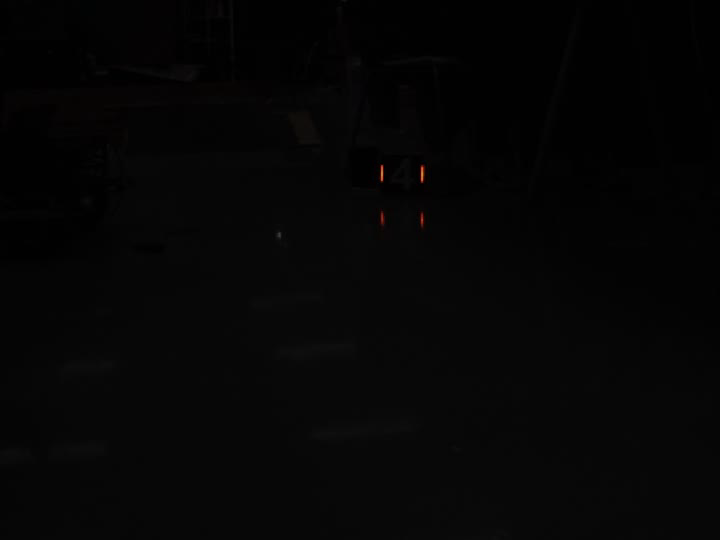
//> input picture frame 10 of data/input.avi, 720 x 540 px
$ ./main   (built with g++ and OpenCV 4)
//> lines starting //> are read from the running program, lines starting //| are printed output that depends on the picture; after the words box and inside, x2 and y2 are one past the last pixel; in counts of white or black regions, pixels touching at a corner belong together
#include <opencv2/opencv.hpp>
#include <algorithm>
#include <cmath>
#include <iostream>
#include <vector>

struct Light {
    cv::Point2f top;
    cv::Point2f bottom;
    cv::Point2f center;
};

int main() {
    std::string inputPath = "../data/input.avi";
    std::string outputPath = "out.avi";

    cv::VideoCapture capture(inputPath);

    if (!capture.isOpened()) {
        std::cout << "Cannot open input video." << std::endl;
        return 1;
    }

    double fps = capture.get(cv::CAP_PROP_FPS);
    if (!std::isfinite(fps) || fps <= 0) {
        fps = 30;
    }

    int delay = std::max(1, static_cast<int>(1000.0 / fps));

    cv::VideoWriter writer;
    cv::Mat frame;

    while (capture.read(frame)) {
//> frame is the input picture: 540 rows x 720 cols, CV_8UC3; mean B, G, R 5.1, 5.1, 5.2
        if (frame.empty()) {
            break;
        }

        cv::Mat gray, brightMask;
        cv::cvtColor(frame, gray, cv::COLOR_BGR2GRAY);
        cv::threshold(gray, brightMask, 60, 255, cv::THRESH_BINARY);
//> brightMask: 540 rows x 720 cols, CV_8UC1; 0.02% white in thin lines or dots, all inside (x1, y1, x2, y2) = (279, 165, 424, 236)

        std::vector<cv::Mat> channels;
        cv::split(frame, channels);

        cv::Mat difference, redMask;
        cv::subtract(channels[2], channels[0], difference);
        cv::threshold(difference, redMask, 40, 255, cv::THRESH_BINARY);
//> redMask: 540 rows x 720 cols, CV_8UC1; 0.06% white; 4 white regions, box (x1, y1, x2, y2) and area: (420, 165, 425, 183) 76, (380, 164, 384, 182) 70, (380, 212, 384, 224) 46, (420, 212, 424, 224) 42

        cv::Mat mask;
        cv::bitwise_and(brightMask, redMask, mask);
//> mask: 540 rows x 720 cols, CV_8UC1; 0.02% white in thin lines or dots, all inside (x1, y1, x2, y2) = (381, 165, 424, 223)

        cv::Mat kernel = cv::getStructuringElement(
            cv::MORPH_RECT, cv::Size(3, 3));
        cv::morphologyEx(mask, mask, cv::MORPH_CLOSE, kernel);

        std::vector<std::vector<cv::Point>> contours;
        cv::findContours(
            mask, contours, cv::RETR_EXTERNAL, cv::CHAIN_APPROX_SIMPLE);
//> contours = 4 contours, all with area under 20

        std::vector<Light> lights;

        for (const auto& contour : contours) {
            if (cv::contourArea(contour) < 8) {
                continue;
            }

            cv::RotatedRect rect = cv::minAreaRect(contour);

            cv::Point2f points[4];
            rect.points(points);

            double edge1 = cv::norm(points[1] - points[0]);
            double edge2 = cv::norm(points[2] - points[1]);

            double length = std::max(edge1, edge2);
            double width = std::min(edge1, edge2);

            if (width < 1 || length < 6) {
                continue;
            }

            double ratio = length / width;

            if (ratio < 2 || ratio > 25) {
                continue;
            }

            cv::Point2f top, bottom;

            if (edge1 < edge2) {
                top = (points[0] + points[1]) * 0.5f;
                bottom = (points[2] + points[3]) * 0.5f;
            } else {
                top = (points[1] + points[2]) * 0.5f;
                bottom = (points[3] + points[0]) * 0.5f;
            }

            if (top.y > bottom.y) {
                std::swap(top, bottom);
            }

            float dx = std::abs(bottom.x - top.x);
            float dy = std::abs(bottom.y - top.y);

            if (dx > dy) {
                continue;
            }

            Light light;
            light.top = top;
            light.bottom = bottom;
            light.center = rect.center;

            lights.push_back(light);
        }
//> this loop made 4 passes
//> (rect, edge1, edge2, length, width, ratio, dx, dy) on passes 3 to 4: (centre (422, 173.5), size (15, 2), angle -90, 2, 15, 15, 2, 7.5, 0, 15), (centre (381.5, 172.5), size (15, 1), angle -90, 1, 15, 15, 1, 15, 0, 15)

        if (lights.size() == 2) {
            if (lights[0].center.x > lights[1].center.x) {
                std::swap(lights[0], lights[1]);
            }

            cv::line(frame, lights[0].top, lights[1].top,
                     cv::Scalar(0, 255, 0), 2);
//> frame: 540 rows x 720 cols, CV_8UC3; 124 pixels changed, all inside (x1, y1, x2, y2) = (381, 164, 424, 168)

            cv::line(frame, lights[1].top, lights[1].bottom,
                     cv::Scalar(0, 255, 0), 2);
//> frame: 540 rows x 720 cols, CV_8UC3; mean B, G, R 5.1, 5.2, 5.2

            cv::line(frame, lights[1].bottom, lights[0].bottom,
                     cv::Scalar(0, 255, 0), 2);
//> frame: 540 rows x 720 cols, CV_8UC3; mean B, G, R 5.1, 5.3, 5.2

            cv::line(frame, lights[0].bottom, lights[0].top,
                     cv::Scalar(0, 255, 0), 2);
//> frame: 540 rows x 720 cols, CV_8UC3; mean B, G, R 5.1, 5.3, 5.2
        }

        cv::Mat maskBgr, result;
        cv::cvtColor(mask, maskBgr, cv::COLOR_GRAY2BGR);
        cv::hconcat(frame, maskBgr, result);
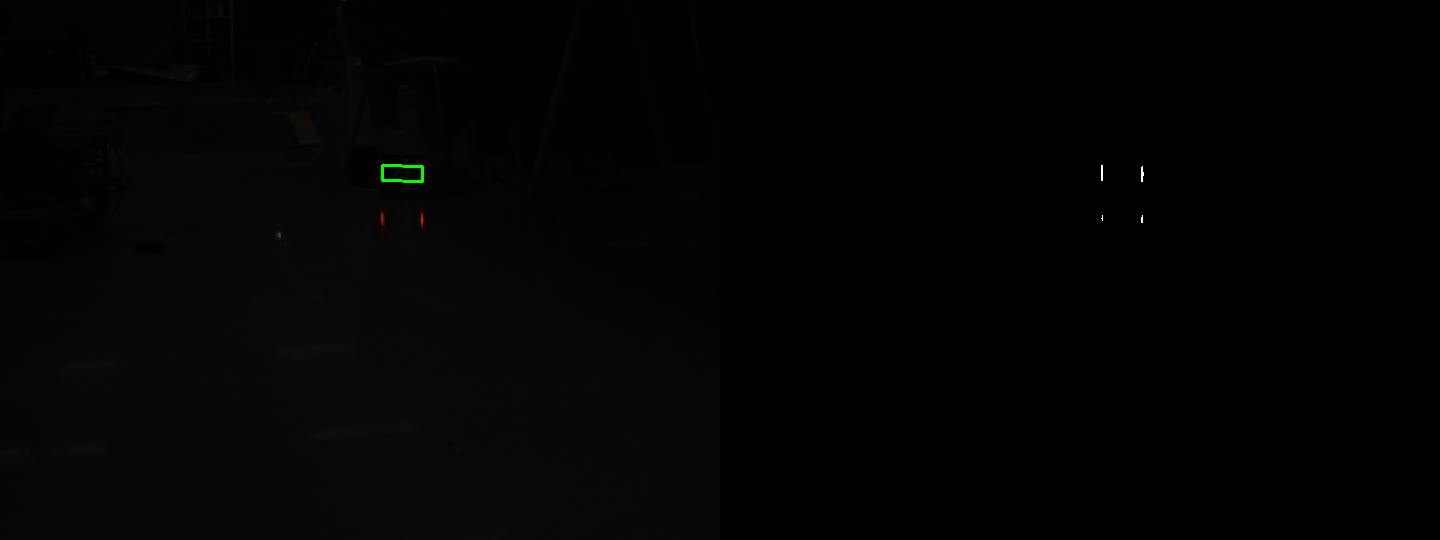
//> result: 540 rows x 1440 cols, CV_8UC3; mean B, G, R 2.6, 2.7, 2.6

        if (!writer.isOpened()) {
            writer.open(
                outputPath,
                cv::VideoWriter::fourcc('M', 'J', 'P', 'G'),
                fps,
                result.size()
            );

            if (!writer.isOpened()) {
                std::cout << "Cannot create output video." << std::endl;
                return 1;
            }
        }

        writer.write(result);
        cv::imshow("Result", result);

        if (cv::waitKey(delay) == 27) {
//> the Esc key is pressed
            break;
        }
    }

    capture.release();
    writer.release();
    cv::destroyAllWindows();

    return 0;
}

$ run again, starting later in the video
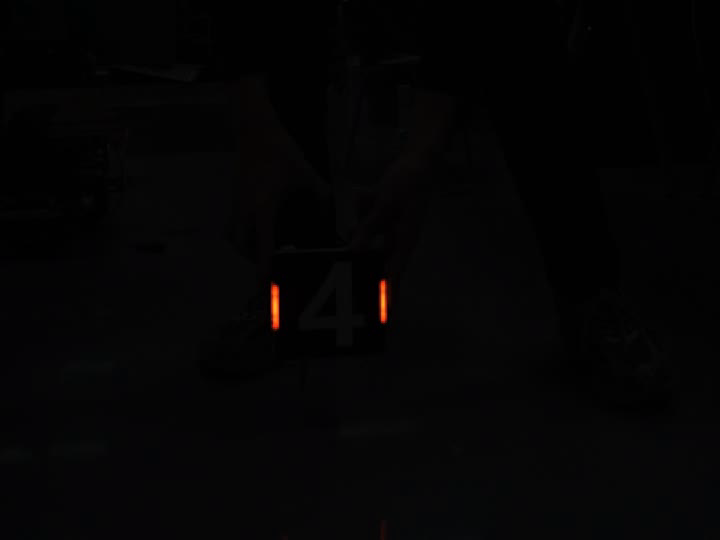
//> input picture frame 45 of data/input.avi, 720 x 540 px
//> frame is the input picture: 540 rows x 720 cols, CV_8UC3; mean B, G, R 4.2, 4, 4.4
//> brightMask: 540 rows x 720 cols, CV_8UC1; 0.14% white; 2 white regions, box (x1, y1, x2, y2) and area: (271, 285, 279, 329) 314, (380, 281, 387, 322) 233
//> redMask: 540 rows x 720 cols, CV_8UC1; 0.21% white; 2 white regions
//> contours = 2 contours; box (x1, y1, x2, y2) and area: (271, 285, 279, 329) 268, (380, 281, 387, 322) 189
//> the loop `for (const auto& contour : contours)` made 2 passes
//> (rect, edge1, edge2, length, width, ratio, dx, dy) on passes 1 to 2: (centre (274.5, 306.5), size (43, 7), angle -90, 7, 43, 43, 7, 6.14, 0, 43), (centre (383, 301), size (40, 6), angle -90, 6, 40, 40, 6, 6.67, 0, 40)
//> `cv::line(frame, lights[1].bottom, lights[0].bottom, cv::Scalar(0, 255,..`:
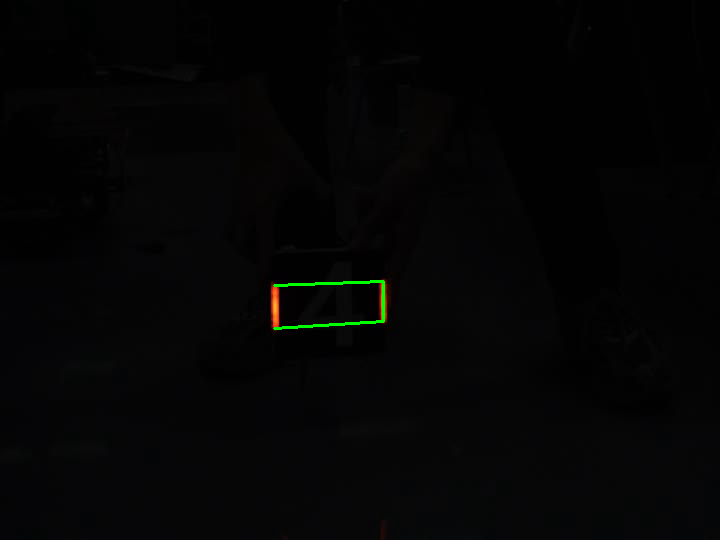
//> frame: 540 rows x 720 cols, CV_8UC3; mean B, G, R 4.2, 4.5, 4.3
//> `cv::hconcat(frame, maskBgr, result);`:
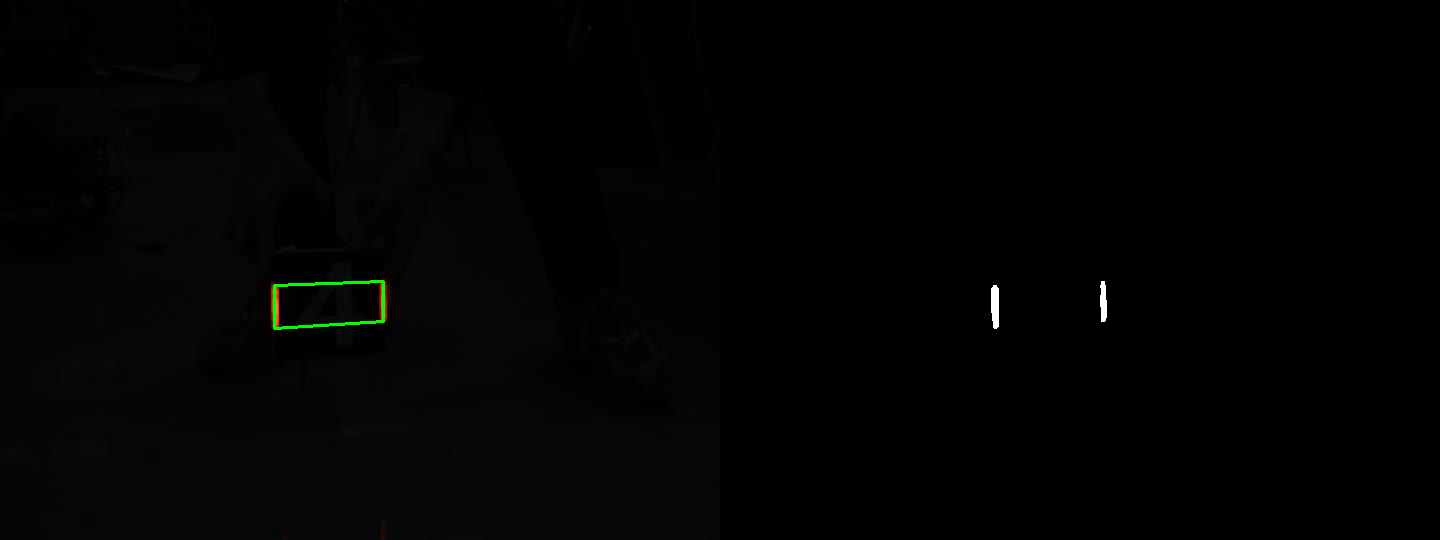
//> result: 540 rows x 1440 cols, CV_8UC3; mean B, G, R 2.3, 2.4, 2.3

$ run again, starting later in the video
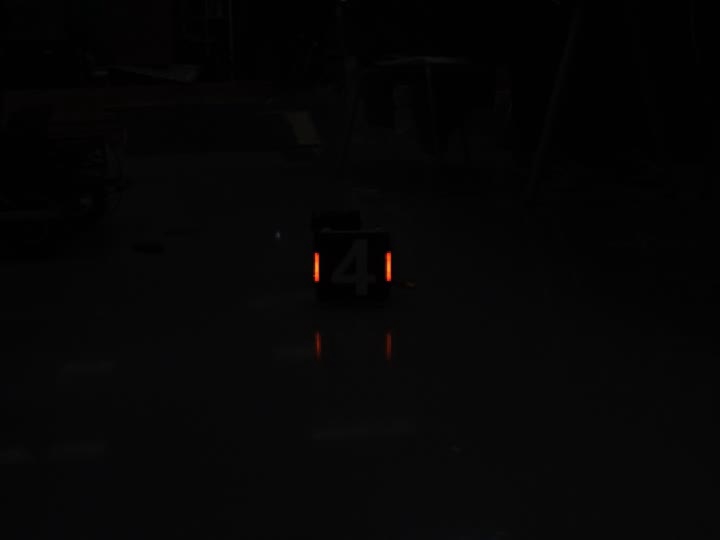
//> input picture frame 80 of data/input.avi, 720 x 540 px
//> frame is the input picture: 540 rows x 720 cols, CV_8UC3; mean B, G, R 5.4, 5.4, 5.6
//> brightMask: 540 rows x 720 cols, CV_8UC1; 0.06% white; 2 white regions, box (x1, y1, x2, y2) and area: (386, 253, 391, 281) 120, (314, 253, 319, 281) 112
//> redMask: 540 rows x 720 cols, CV_8UC1; 0.13% white; 4 white regions
//> contours = 2 contours; box (x1, y1, x2, y2) and area: (386, 253, 391, 281) 90, (314, 253, 319, 281) 82
//> the loop `for (const auto& contour : contours)` made 2 passes
//> (rect, edge1, edge2, length, width, ratio, dx, dy) on passes 1 to 2: (centre (388, 266.5), size (27, 4), angle -90, 4, 27, 27, 4, 6.75, 0, 27), (centre (316, 266.5), size (27, 4), angle -90, 4, 27, 27, 4, 6.75, 0, 27)
//> `cv::line(frame, lights[1].bottom, lights[0].bottom, cv::Scalar(0, 255,..`:
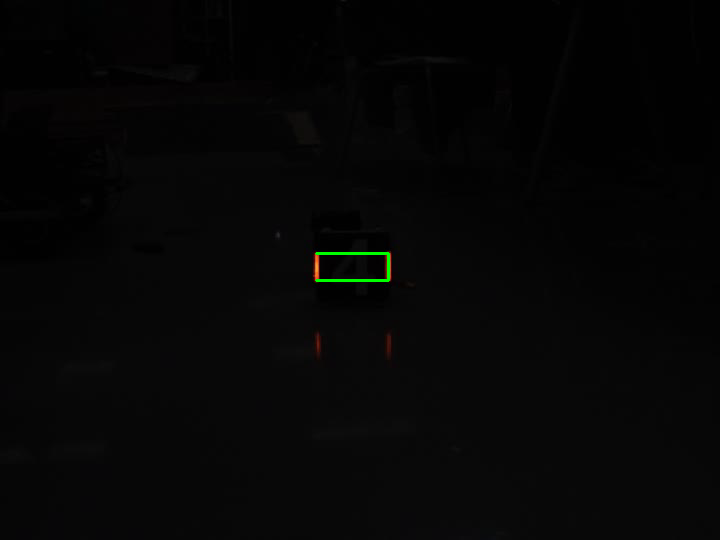
//> frame: 540 rows x 720 cols, CV_8UC3; mean B, G, R 5.4, 5.7, 5.6
